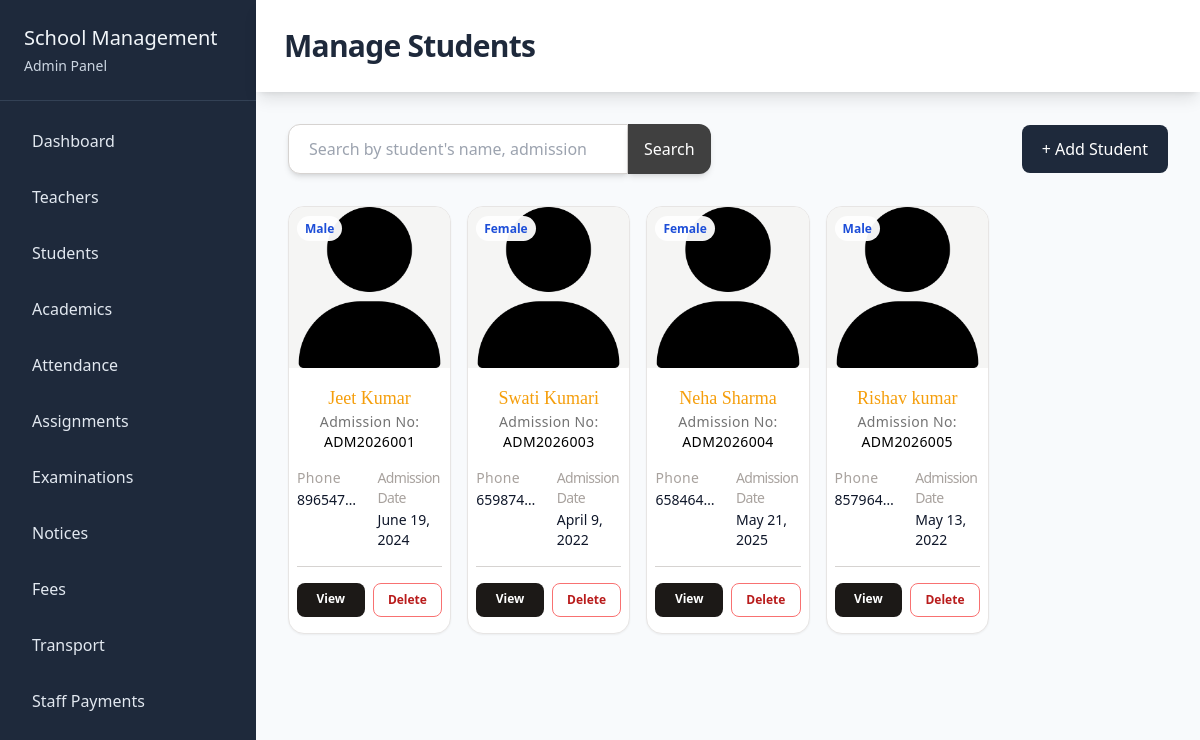
Page /students/manage/ on the earlier database version.
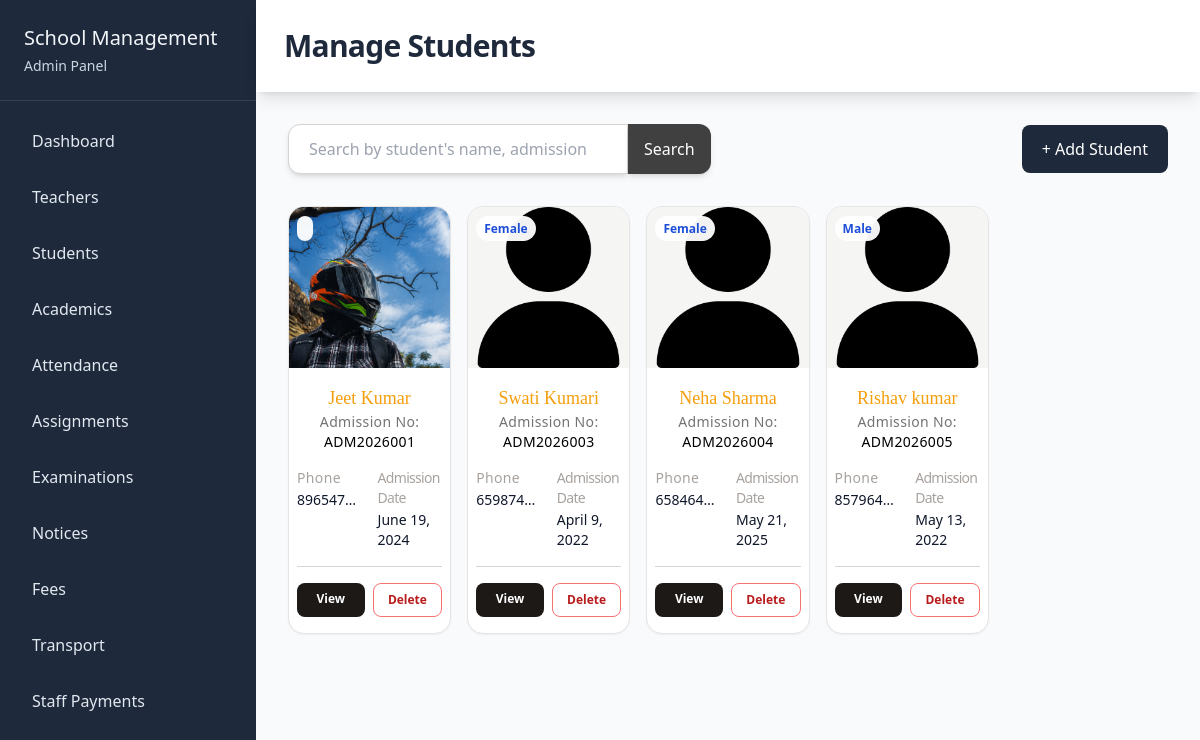
Same page on the later database version.
### students/models.py (models this page shows, shortened)
class Student(models.Model):
    GENDER_CHOICES = (
        ('Male', "Male"),
        ('Female', "Female"),
        ('other', "other")
    )
    user = models.OneToOneField(User, on_delete=models.CASCADE)
    cover_image = models.ImageField(upload_to='student_covers/', null=True, blank=True)
    admission_number = models.CharField(max_length=30)
    phone = models.CharField(max_length=15, null=True, blank=True)
    address = models.TextField()
    date_of_birth = models.DateField()
    gender = models.CharField(max_length=10, choices=GENDER_CHOICES)
    admission_date = models.DateField()
    parent_name = models.CharField(max_length=100)
    parent_phone = models.CharField(max_length=15)
    schoolclass = models.ForeignKey(SchoolClass, on_delete=models.CASCADE, null=True,blank=True)
    section = models.ForeignKey(Section, on_delete=models.CASCADE, null=True,blank=True)

### students/views.py (the view)
# urls.py: path('manage/', views.manage_students, name="manage_students"),
def manage_students(req):
    data = {
        "students" : Student.objects.all()
    }
    return render(req, "students/manage.html", data)

### students/templates/students/manage.html (shortened to what this page needs)
{% extends 'school_admin/base.html' %}
{% load static %}
{% block content %}
<div class="">
    <div>
        <div class="w-full p-7 items-center justify-between mb-8 bg-white shadow-lg">
            <h1 class="text-3xl font-bold text-slate-800 font-sans tracking-tight">Manage Students</h1>
        </div>
        <div class="px-8">
            <div class="flex items-center justify-between mb-8 ">
                <form method="GET">
                    <div class="flex">
                        <input type="search" name="search" value="{{ request.GET.search }}" placeholder="Search by student's name, admission no, phone..." class="w-[340px] border border-stone-300 rounded-l-xl px-5 py-3 shadow-md">
                        <button type="submit" class="bg-neutral-700 text-white px-4 rounded-r-xl hover:bg-neutral-900 shadow-md transition">Search</button>
                    </div>
                </form>
                <a href="{% url 'insert_student' %}" class="px-5 py-3 bg-slate-800 text-white rounded-lg font-medium hover:bg-slate-700 transition">+ Add Student</a>
            </div>
            <div class="grid grid-cols-5 gap-4">
                {% for student in students %}
                <div class="group bg-white rounded-2xl border border-stone-200 overflow-hidden shadow-sm hover:shadow-lg transition">
                    <div class="relative aspect-square overflow-hidden bg-stone-100">
                        {% if student.cover_image %}
                            <img src="{{ student.cover_image.url }}" alt="{{ student.user.get_full_name }}" class="w-full h-full object-cover group-hover:scale-105 transition-transform duration-500">
                        {% else %}
                            <img src="{% static 'user.png' %}" alt="Student Image" class="w-full h-full object-cover group-hover:scale-105 transition-transform duration-500">
                        {% endif %}
                        <div class="absolute top-2 left-2">
                            <span class="text-xs font-semibold text-blue-700 bg-white/95 rounded-full px-2 py-1">{{ student.gender }}</span>
                        </div>
                    </div>
                    <div class="px-2 py-4">
                        <div class="flex flex-col mb-4">
                            <h1 class="text-lg text-center font-medium font-serif text-amber-500">{{ student.user.get_full_name }}</h1>
                            <p class="text-sm text-center font-medium text-neutral-500 tracking-wide">Admission No: <span class="text-black">{{ student.admission_number }}</span></p>
                        </div>
                        <div class="grid grid-cols-2 gap-4">
                            <div>
                                <p class="text-sm font-medium text-stone-400 tracking-wide">Phone</p>
                                <p class="text-sm font-medium mt-0.5 truncate">{{ student.phone }}</p>
                            </div>
                            <div>
                                <p class="text-sm font-medium text-stone-400 tracking-tighter">Admission Date</p>
                                <p class="text-sm font-medium mt-0.5">{{ student.admission_date }}</p>
                            </div>
                        </div>
                        <div class="flex gap-2 mt-4 pt-4 border-t border-stone-300">
                            <a href="{% url "student_details" student.id %}" class="flex-1 text-center py-2 rounded-lg bg-stone-900 text-white text-xs font-semibold hover:bg-stone-700 transition">View</a>
                            <a href="{% url "delete_student" student.id %}" class="flex-1 text-center py-2 border border-red-400 rounded-lg text-red-700 text-xs font-semibold hover:bg-red-200 transition">Delete</a>
                        </div>
                    </div>
                </div>
                {% endfor %}
            </div>
        </div>
    </div>
</div>
{% endblock content %}

Differences in the rows shown:
changed Student "ADM2026001": cover_image: picture added; gender "Male" → (not shown)
